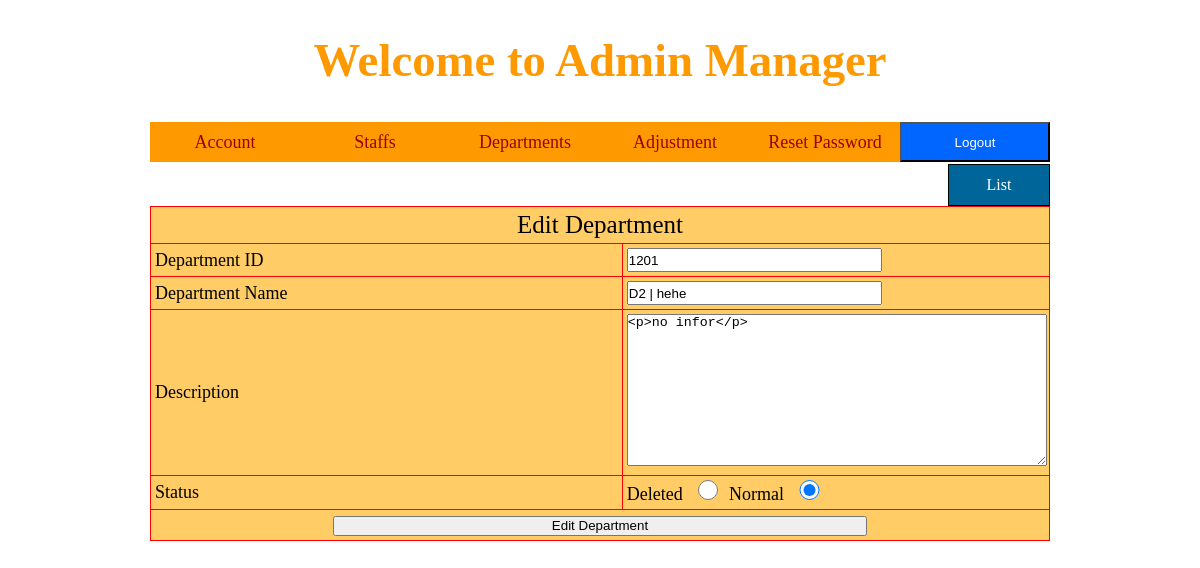
Screenshot of /Admin/index.php?quanly=department&ac=sua&id=1201 (signed in) with the database file from the repository.
### tables this page shows
CREATE TABLE `Department` (
  `departID` int(4) NOT NULL,
  `name` varchar(55) NOT NULL,
  `description` varchar(1000) DEFAULT NULL,
  `isDelete` tinyint(4) NOT NULL,
  `created` date NOT NULL,
  `updated` date NOT NULL
);

### Admin/modules/Department/sua.php (the view)
<?php
  $sql = "select * from Department where departID='$_GET[id]' ";
  $row = mysqli_query($database, $sql);
  $dong = mysqli_fetch_array($row);
?>
<div class="button_themsp">
  <a href="index.php?quanly=department&ac=lietke">List</a>
</div>
<form action="modules/Department/xuly.php?id=<?php echo $dong['departID'] ?>" method="post" enctype="multipart/form-data">
  <h3>&nbsp;</h3>
  <table width="600" border="1">
    <tr>
      <td colspan="2" style="text-align:center;font-size:25px;">Edit Department</td>
    </tr>
    <tr>
      <td width="97">Department ID</td>
      <td width="87"><input type="text" name="departID" required="required" value="<?php echo $dong['departID'] ?>"></td>
    </tr>
    <tr>
      <td>Department Name</td>
      <td><input type="text" name="deName" required="required" value="<?php echo $dong['name'] ?>"></td>
    </tr>
    <tr>
      <td>Description</td>
      <td><textarea name="description" cols="40" rows="10"><?php echo $dong['description'] ?></textarea></td>
    </tr>
    <tr>
      <td>Status</td>
      <td>
        <?php
          if ($dong['isDelete']) {
            echo 'Deleted <input type="radio" name="status" value="1" checked="checked" style="width: 10%">';
            echo 'Normal <input type="radio" name="status" value="0" style="width: 10%">';
          }else {
            echo 'Deleted <input type="radio" name="status" value="1" style="width: 10%">';
            echo 'Normal <input type="radio" name="status" value="0" checked="checked" style="width: 10%">';
          }
        ?>
      </td>
    </tr>
    <tr>
      <td colspan="2"><div align="center">
        <input type="submit" name="sua" value="Edit Department">
      </div></td>
    </tr>
  </table>
</form>

### Views/Style/css.css (style rules this page uses)
body { background:#fff; }
* { padding:0; margin:0; }
table { border-collapse:collapse; width:100%; margin: auto; background-color:#FC6; border:1px solid #F00; }
textarea { width:100%; resize:auto; }
table tr td { color:#000; font-size:18px; padding:4px; }
input { width:60%; height:20px; }
.button_themsp { width:100px; height:40px; border:1px solid #000; text-align:center; background:#069; line-height:40px; color:#fff; float:right; }
.button_themsp a { color:#fff; display:block; text-decoration:none; }

### rows the page displays
department: departID "1201", deName "D2 | hehe", description "<p>no infor</p>"
